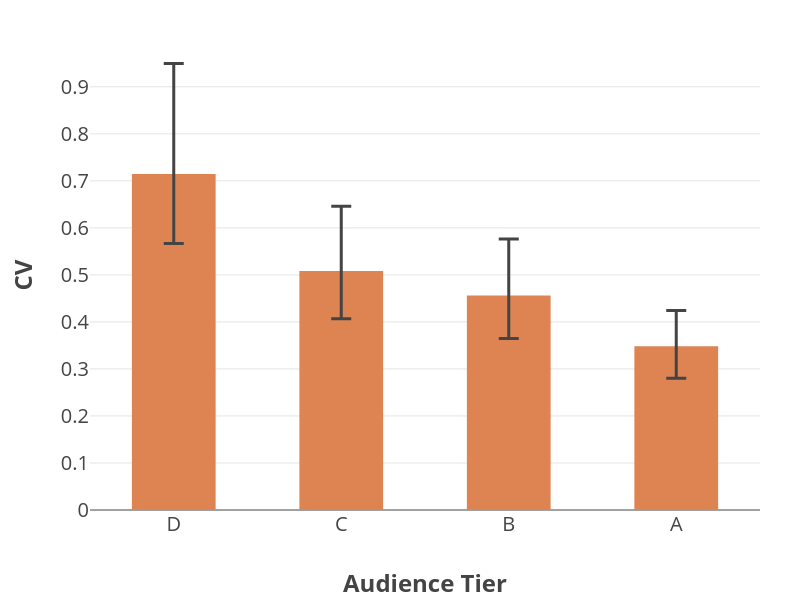

Notebook code cell kept with this figure:
### Code cell
fig = go.Figure()

fig.add_trace(
    go.Bar(
        x=stats["tier_audiencia"],
        y=stats["cv_median"],
        error_y=dict(
            type="data",
            symmetric=False,
            array=(stats["cv_q3"] - stats["cv_median"]).tolist(),
            arrayminus=(stats["cv_median"] - stats["cv_q1"]).tolist(),
            thickness=3,
            width=10,
        ),
        marker_color="#DD8452",
        width=0.5,
    )
)

fig.update_layout(
    template="none",
    paper_bgcolor="white",
    plot_bgcolor="white",
    width=800,
    height=600,
    font=dict(size=20),
    margin=dict(l=90, r=40, t=40, b=90),
)

fig.update_xaxes(
    title="<b>Audience Tier</b>",
    title_font=dict(size=24),
    tickfont=dict(size=20),
    categoryorder="array",
    categoryarray=["D", "C", "B", "A"]
)

fig.update_yaxes(
    title="<b>CV</b>",
    title_font=dict(size=24),
    tickfont=dict(size=20),
    gridcolor="#e5e5e5"
)

fig.write_image(
    "output/fig_h2_mediana_iqr_cv_en.png",
    width=800,
    height=600,
    scale=3
)
fig.show()

### Figure 1 — Plotly figure (JSON) as saved in the notebook; plotly's stock layout.template omitted (floating-point values rounded to 4 significant figures)
{"data": [{"error_y": {"array": [0.2352, 0.1375, 0.1199, 0.07581], "arrayminus": [0.1475, 0.1018, 0.09154, 0.06794], "symmetric": false, "thickness": 3, "type": "data", "width": 10}, "marker": {"color": "#DD8452"}, "type": "bar", "width": 0.5, "x": ["D", "C", "B", "A"], "y": [0.7144, 0.5083, 0.4562, 0.3483]}], "layout": {"font": {"size": 20}, "height": 600, "margin": {"b": 90, "l": 90, "r": 40, "t": 40}, "paper_bgcolor": "white", "plot_bgcolor": "white", "width": 800, "xaxis": {"categoryarray": ["D", "C", "B", "A"], "categoryorder": "array", "tickfont": {"size": 20}, "title": {"font": {"size": 24}, "text": "<b>Audience Tier</b>"}}, "yaxis": {"gridcolor": "#e5e5e5", "tickfont": {"size": 20}, "title": {"font": {"size": 24}, "text": "<b>CV</b>"}}}}
